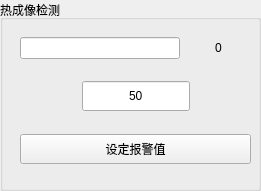
     <widget class="QGroupBox" name="groupBox_18">
      <property name="geometry">
       <rect>
        <x>270</x>
        <y>20</y>
        <width>261</width>
        <height>191</height>
       </rect>
      </property>
      <property name="title">
       <string>热成像检测</string>
      </property>
      <widget class="QWidget" name="layoutWidget_22">
       <property name="geometry">
        <rect>
         <x>20</x>
         <y>20</y>
         <width>231</width>
         <height>161</height>
        </rect>
       </property>
       <layout class="QVBoxLayout" name="verticalLayout_40">
        <item>
         <layout class="QVBoxLayout" name="verticalLayout_41">
          <item>
           <layout class="QHBoxLayout" name="horizontalLayout_67"/>
          </item>
          <item>
           <spacer name="verticalSpacer_37">
            <property name="orientation">
             <enum>Qt::Vertical</enum>
            </property>
            <property name="sizeHint" stdset="0">
             <size>
              <width>20</width>
              <height>40</height>
             </size>
            </property>
           </spacer>
          </item>
          <item>
           <layout class="QHBoxLayout" name="horizontalLayout_68"/>
          </item>
         </layout>
        </item>
        <item>
         <layout class="QHBoxLayout" name="horizontalLayout_22">
          <item>
           <widget class="QProgressBar" name="progressBar_device1_ir">
            <property name="sizePolicy">
             <sizepolicy hsizetype="Minimum" vsizetype="Minimum">
              <horstretch>0</horstretch>
              <verstretch>0</verstretch>
             </sizepolicy>
            </property>
            <property name="minimumSize">
             <size>
              <width>160</width>
              <height>0</height>
             </size>
            </property>
            <property name="styleSheet">
             <string notr="true">QProgressBar::chunk{background:green}</string>
            </property>
            <property name="value">
             <number>0</number>
            </property>
            <property name="textVisible">
             <bool>false</bool>
            </property>
            <property name="textDirection">
             <enum>QProgressBar::TopToBottom</enum>
            </property>
            <property name="format">
             <string>%p%</string>
            </property>
           </widget>
          </item>
          <item>
           <widget class="QLabel" name="label_device1_ir">
            <property name="sizePolicy">
             <sizepolicy hsizetype="Expanding" vsizetype="Minimum">
              <horstretch>0</horstretch>
              <verstretch>0</verstretch>
             </sizepolicy>
            </property>
            <property name="minimumSize">
             <size>
              <width>10</width>
              <height>0</height>
             </size>
            </property>
            <property name="text">
             <string>0</string>
            </property>
            <property name="alignment">
             <set>Qt::AlignCenter</set>
            </property>
           </widget>
          </item>
         </layout>
        </item>
        <item>
         <spacer name="verticalSpacer_38">
          <property name="orientation">
           <enum>Qt::Vertical</enum>
          </property>
          <property name="sizeHint" stdset="0">
           <size>
            <width>20</width>
            <height>40</height>
           </size>
          </property>
         </spacer>
        </item>
        <item>
         <layout class="QHBoxLayout" name="horizontalLayout_23">
          <item>
           <spacer name="horizontalSpacer_19">
            <property name="orientation">
             <enum>Qt::Horizontal</enum>
            </property>
            <property name="sizeHint" stdset="0">
             <size>
              <width>40</width>
              <height>20</height>
             </size>
            </property>
           </spacer>
          </item>
          <item>
           <widget class="QLineEdit" name="lineEdit_device1_ir">
            <property name="sizePolicy">
             <sizepolicy hsizetype="Minimum" vsizetype="Minimum">
              <horstretch>0</horstretch>
              <verstretch>0</verstretch>
             </sizepolicy>
            </property>
            <property name="minimumSize">
             <size>
              <width>10</width>
              <height>30</height>
             </size>
            </property>
            <property name="text">
             <string>50</string>
            </property>
            <property name="alignment">
             <set>Qt::AlignCenter</set>
            </property>
           </widget>
          </item>
          <item>
           <spacer name="horizontalSpacer_20">
            <property name="orientation">
             <enum>Qt::Horizontal</enum>
            </property>
            <property name="sizeHint" stdset="0">
             <size>
              <width>40</width>
              <height>20</height>
             </size>
            </property>
           </spacer>
          </item>
         </layout>
        </item>
        <item>
         <spacer name="verticalSpacer_39">
          <property name="orientation">
           <enum>Qt::Vertical</enum>
          </property>
          <property name="sizeHint" stdset="0">
           <size>
            <width>20</width>
            <height>40</height>
           </size>
          </property>
         </spacer>
        </item>
        <item>
         <layout class="QHBoxLayout" name="horizontalLayout_69">
          <item>
           <widget class="QPushButton" name="pushButton_device1_ir">
            <property name="sizePolicy">
             <sizepolicy hsizetype="Minimum" vsizetype="Minimum">
              <horstretch>0</horstretch>
              <verstretch>0</verstretch>
             </sizepolicy>
            </property>
            <property name="minimumSize">
             <size>
              <width>0</width>
              <height>30</height>
             </size>
            </property>
            <property name="text">
             <string>设定报警值</string>
            </property>
           </widget>
          </item>
         </layout>
        </item>
        <item>
         <spacer name="verticalSpacer_40">
          <property name="orientation">
           <enum>Qt::Vertical</enum>
          </property>
          <property name="sizeHint" stdset="0">
           <size>
            <width>20</width>
            <height>40</height>
           </size>
          </property>
         </spacer>
        </item>
       </layout>
      </widget>
     </widget>
